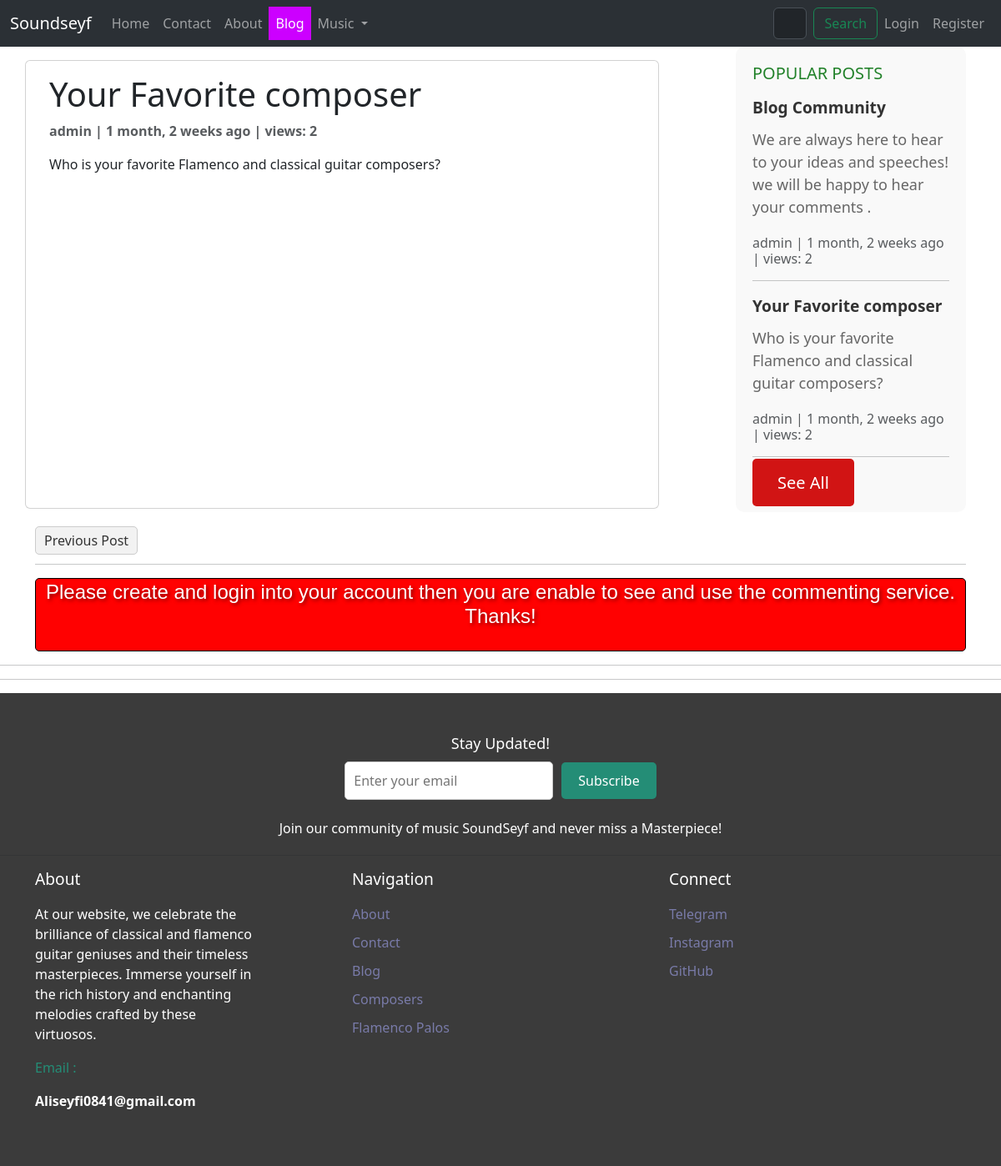
Screenshot of /blog/Fav-composer with the database file from the repository.
### blog/models.py (models this page shows, shortened)
class Post(models.Model):
    title = models.CharField(max_length=255,unique=True)
    slug = models.SlugField(max_length=255,unique=True)
    author = models.ForeignKey(User,on_delete=models.CASCADE,null=True)
    content = models.TextField(null=True,blank=True)
    created_on = models.DateTimeField(auto_now_add=True)
    updated_on = models.DateTimeField(auto_now=True)
    published_on = models.DateTimeField(null=True)
    status = models.CharField(max_length=255,choices=STATUS_CHOICES)
    counted_views = models.IntegerField(default=0)
    login_required = models.BooleanField(default=False)
    class Meta:
        ordering = ['-created_on']

### blog/views.py (the view)
# urls.py: path('<slug:slug>',views.DetailView.as_view(),name="blog-single"),
class DetailView(generic.DetailView):
    model = Post
    template_name = "blog/blog-single.html"
    context_object_name = "post"
    def get(self, request, *args, **kwargs):
        response = super().get(request, *args, **kwargs)
        self.object.counted_views += 1
        self.object.save()
        return response
    def get_context_data(self, **kwargs):
        context = super().get_context_data(**kwargs)
        post = self.object
        previous_post = Post.objects.filter(id__lt=post.id).order_by('-id').first()
        next_post = Post.objects.filter(id__gt=post.id).order_by('id').first()
        context['previous_post'] = previous_post
        context['next_post'] = next_post
        return context

### blog/templatetags/blog-tags.py (called while the page is built)
@register.inclusion_tag('blog/sidebar.html')
def popularpost():
    popularposts = Post.objects.all().order_by('-counted_views')[:3]
    return  {"popularposts":popularposts}

### templates/blog/blog-single.html (shortened to what this page needs)
{% load static %}
{% load humanize %}
{% load blog-tags %}
<!DOCTYPE html>
<html lang="en">
<head>
    <link href="https://cdn.jsdelivr.net/npm/bootstrap@5.3.3/dist/css/bootstrap.min.css" rel="stylesheet"
>
    <link rel="stylesheet" type="text/css" href="{% static 'css/styles.css' %}">
</head>
<body data-bs-theme="light">
    <nav class="navbar navbar-expand-lg bg-body-tertiary" data-bs-theme="dark">
        <div class="container-fluid">
            <a class="navbar-brand" href="{% url 'website:index' %}">Soundseyf</a>
            <div class="collapse navbar-collapse" id="navbarSupportedContent">
                <ul class="navbar-nav me-auto mb-2 mb-lg-0">
                    <li class="nav-item">
                        <a class="nav-link {% if request.path == '/' %}active{% endif %}" aria-current="page"
                            href="{% url 'website:index' %}">Home</a>
                    </li>
                    <li class="nav-item">
                        <a class="nav-link {% if '/contact/' in request.path %}active{% endif %}"
                            href="{% url 'website:contact' %}">Contact</a>
                    </li>
                    <li class="nav-item">
                        <a class="nav-link {% if '/about/' in request.path %}active{% endif %}"
                            href="{% url 'website:about' %}">About</a>
                    </li>
                    <li class="nav-item">
                        <a class="nav-link {% if '/blog/' in request.path %}active{% endif %}"
                            href="{% url 'blog:blog-home' %}">Blog</a>
                    </li>
                    <li class="nav-item dropdown">
                        <a class="nav-link dropdown-toggle dropdown-toggle-arrow {% if '/music/' in request.path %}active{% endif %}"
                            href="#" role="button" data-bs-toggle="dropdown" aria-expanded="false">
                            Music
                        </a>
                    </li>
                </ul>
                <form style="padding-left: 45%;" method="get" class="d-flex me-auto" role="search"
                    action="{% url 'music:search' %}">
                    <input class="form-control me-2" name="s" type="search" placeholder="Search Composer fullname"
                        aria-label="Search" list="composer-list">
                    <button class="btn btn-outline-success" type="submit">Search</button>
                </form>
                <ul class="navbar-nav ms-auto">
                    {% if request.user.is_authenticated %}
                    <li class="nav-item dropdown">
                        <a class="nav-link dropdown-toggle" href="#" id="userDropdown" role="button"
                            data-bs-toggle="dropdown" aria-expanded="false">
                            {{ request.user.username }}
                        </a>
                        <ul class="dropdown-menu dropdown-menu-end" aria-labelledby="userDropdown">
                            <li><a class="dropdown-item" href="{% url 'music:Likes' %}">Favorites</a></li>
                            <li>
                                <hr class="dropdown-divider">
                            </li>
                            <li><a class="dropdown-item" href="{% url 'accounts:logout' %}">Logout</a></li>
                        </ul>
                    </li>
                    {% else %}
                    <li class="nav-item">
                        <a class="nav-link btn btn-primary" href="{% url 'accounts:login' %}">Login</a>
                    </li>
                    <li class="nav-item">
                        <a class="nav-link btn btn-success" href="{% url 'accounts:register' %}">Register</a>
                    </li>
                    {% endif %}
                </ul>
            </div>
        </div>
    </nav>
    <div class="container">
        <div class="row">
            <div class="col-md-8 card mb-4 mt-3 left top">
                <div class="card-body">
                    <h1>{% block title %} {{ object.title }} {% endblock title %}</h1>
                    <p style="font-weight: bold;" class="text-muted">{{ post.author }} | {{ post.created_on|naturaltime }} | views: {{ post.counted_views}}</p>
                    <p class="card-text">{{ object.content | safe }}</p>
                </div>
            </div>
            {% popularpost %}
        </div>
        <div class="post-navigation">
            {% if previous_post %}
            <a href="{% url 'blog:blog-single' previous_post.slug %}">Previous Post</a>
            {% endif %}
        </div>
        <hr>
        {% if request.user.is_authenticated %}
        <script>
            /**
            *  RECOMMENDED CONFIGURATION VARIABLES: EDIT AND UNCOMMENT THE SECTION BELOW TO INSERT DYNAMIC VALUES FROM YOUR PLATFORM OR CMS.
            *  LEARN WHY DEFINING THESE VARIABLES IS IMPORTANT: https://disqus.com/admin/universalcode/#configuration-variables    */
            /*
            var disqus_config = function () {
            this.page.url = PAGE_URL;  // Replace PAGE_URL with your page's canonical URL variable
            this.page.identifier = PAGE_IDENTIFIER; // Replace PAGE_IDENTIFIER with your page's unique identifier variable
            };
            */
            (function () { // DON'T EDIT BELOW THIS LINE
                var d = document, s = d.createElement('script');
                s.src = 'https://guithub.disqus.com/embed.js';
                s.setAttribute('data-timestamp', +new Date());
                (d.head || d.body).appendChild(s);
            })();
        </script>
        <noscript>Please enable JavaScript to view the <a href="https://disqus.com/?ref_noscript">comments powered by
                Disqus.</a></noscript>
        {% else %}
        <div style="background-color: #ff0101; border: 1px solid #000000; border-radius: 5px; padding: 2px;">
            <h2 class="card-title text-center mb-4"
                style="font-size: 1.5rem; font-family: 'Oswald', sans-serif; color: #ffffff; text-shadow: 2px 2px 4px rgba(0, 0, 0, 0.5);">
                Please create and login into your account then you are enable to see and use the commenting service. Thanks!</h2>
        </div>
         {% endif %}
    </div>
</body>
<hr>
<hr>
<footer class="footer">
    <div class="container">
        <div class="footer-subscribe">
            <h3 style="color: #fff;">Stay Updated!</h3>
            <form action="{% url 'website:subscribe' %}" method="post">
                <input type="email" name="email" placeholder="Enter your email" required>
                <button type="submit">Subscribe</button>
            </form>
            <p style="padding-top: 2%;">Join our community of music SoundSeyf and never miss a Masterpiece!</p>
        </div>
    </div>
    <hr>
    <div class="container">
        <div class="row">
            <div class="col-md-4">
                <h5>About</h5>
                <p style="padding-top: 3%; padding-right:25%">At our website, we celebrate the brilliance of
                    classical and flamenco guitar geniuses and their timeless masterpieces. Immerse yourself in the
                    rich history and enchanting melodies crafted by these virtuosos.</p>
                <p style="color: #248d76;">Email :
                <p style="font-weight: bold;">Aliseyfi0841@gmail.com</p>
                </p>
            </div>
            <div class="col-md-4">
                <h5>Navigation</h5>
                <ul class="list-unstyled" style="padding-top: 3%;">
                    <li><a href="{% url 'website:about' %}">About</a></li>
                    <li><a href="{% url 'website:contact' %}">Contact</a></li>
                    <li><a href="{% url 'blog:blog-home' %}">Blog</a></li>
                    <li><a href="{% url 'music:composers' %}">Composers</a></li>
                    <li><a href="{% url 'music:palos' %}">Flamenco Palos</a></li>
                </ul>
            </div>
            <div class="col-md-4">
                <h5>Connect</h5>
                <ul class="list-unstyled" style="padding-top: 3%;">
                    <li><a href="#">Telegram</a></li>
                    <li><a href="https://www.instagram.com/pv.aliseyfi">Instagram</a></li>
                    <li><a href="https://github.com/aisdisappeared">GitHub</a></li>
                </ul>
            </div>
        </div>
    </div>
</footer>
</html>

### templates/blog/sidebar.html (shortened to what this page needs)
{% load static %}
{% load humanize %}
<!DOCTYPE html>
<html lang="en">
<head>
</head>
<body>
    <div class="sidebar">
        <div class="sidebar-widget">
            <h4>POPULAR POSTS</h4>
            <ul class="popular-posts-list">
                {% for post in popularposts %}
                <li style="font-weight: bolder;"><a href="{% url 'blog:blog-single' post.slug %}">{{ post.title }}</a>
                </li>
                <div class="blog-snippet">{{ post.content|truncatewords:20 }}</div>
                <p class="card-text text-muted h6">{{ post.author }} | {{post.created_on|naturaltime }} | views:
                    {{post.counted_views}}</p>
                <hr>
                {% endfor %}
            </ul>
            <a href="{% url 'blog:blog-home' %}" class="see-all-button">See All</a>
        </div>
    </div>
</body>
</html>

### statics/css/styles.css (style rules this page uses)
.post-navigation { margin-top: 2px; }
.post-navigation a { text-decoration: none; padding: 5px 10px; border: 1px solid #ccc; border-radius: 5px; background-color: #f2f2f2; color: #333; }

### templates/blog/blog-single.html (style rules this page uses)
.navbar-nav .nav-link.active { color: rgb(255, 255, 255); background-color: rgb(204, 0, 255); }
.footer { background-color: #3b3b3b; padding: 50px 0; }
.footer h5 { color: #ffffff; font-size: larger; }
.footer p { color: #ffffff; }
.footer ul { padding: 0; list-style: none; }
.footer ul li { margin-bottom: 10px; }
.footer ul li a { color: #797ba9; text-decoration: none; }
.footer-subscribe { text-align: center; margin-bottom: 20px; }
.footer-subscribe h3 { font-size: 18px; margin-bottom: 10px; }
.footer-subscribe form { display: flex; justify-content: center; align-items: center; }
.footer-subscribe input[type="email"] { width: 250px; padding: 10px; border: 1px solid #ccc; border-radius: 5px; margin-right: 10px; }
.footer-subscribe button { padding: 10px 20px; background-color: #248d76; color: #fff; border: none; border-radius: 5px; cursor: pointer; }

### templates/blog/sidebar.html (style rules this page uses)
.sidebar { width: 300px; margin-left: auto; }
.sidebar-widget { background-color: #f9f9f9; padding: 20px; border-radius: 10px; margin-bottom: 20px; }
.sidebar-widget h4 { color: #218129; font-size: 20px; margin-bottom: 15px; }
.popular-posts-list { list-style: none; padding: 0; }
.popular-posts-list li { margin-bottom: 10px; font-size: larger; }
.popular-posts-list a { color: #333; text-decoration: none; }
.see-all-button { padding: 15px 30px; background-color: #d11414; color: #fff; border: none; border-radius: 5px; cursor: pointer; transition: background-color 0.3s ease; text-decoration: none; font-size: 20px; }
.blog-snippet { font-size: 18px; color: #666; margin-bottom: 20px; }

### rows the page displays
Post: title "Your Favorite composer", author "admin", created_on "1 month, 2 weeks ago", counted_views "2", content "Who is your favorite Flamenco and classical guitar composers?"
Post: title "Blog Community", content "We are always here to hear to your ideas and speeches! we will be happy to hear your comments .", author "admin", created_on "1 month, 2 weeks ago", counted_views "2"
